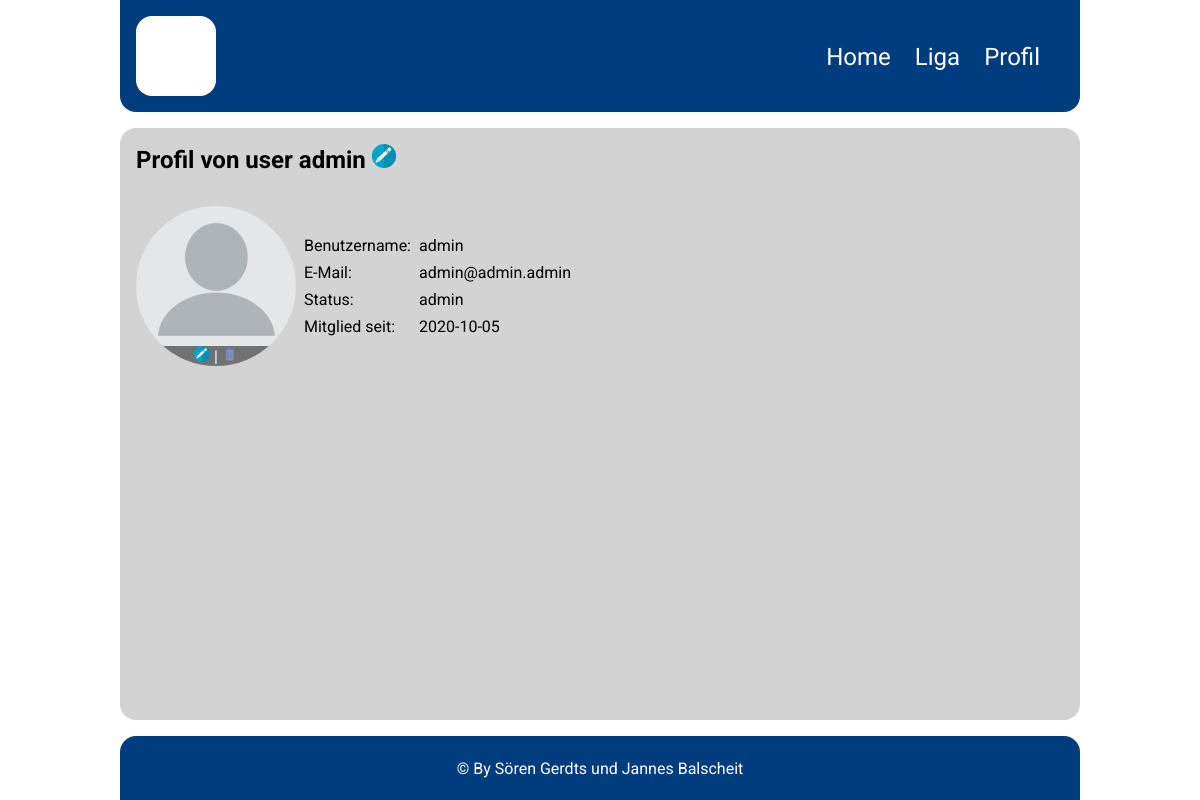
Screenshot of /profil/index.php (signed in) with the database file from the repository.
### tables this page shows
CREATE TABLE `user` (
  `userId` int(11) NOT NULL,
  `username` varchar(255) NOT NULL,
  `email` varchar(255) NOT NULL,
  `passwort` text NOT NULL,
  `profilbild` varchar(255) NOT NULL,
  `status` varchar(255) NOT NULL,
  `createdAt` date NOT NULL DEFAULT current_timestamp()
);

### profil/index.php (the view, shortened to what this page needs)
<!DOCTYPE html>
<?php
	require_once('../inc/dbconnect.php');
?>
<html>
	<head>
		<link rel="stylesheet" href="/ligatabelle/css/style.css">
		<link rel="stylesheet" href="/ligatabelle/css/form.css">
		<link rel="stylesheet" href="/ligatabelle/css/profil.css">
	</head>
	<body>
		<?php include('../inc/header.php'); ?>
		<div id="content">
			<?php
				if (isset($_SESSION['userId'])) {
					$userId = $_SESSION['userId'];
					$eigenesProfil = true;
					$query = mysqli_query($db, "SELECT username, email, profilbild, status, createdAt FROM user WHERE userId = '" . ($eigenesProfil ? $userId : $profilId) . "'");
					if ($row = mysqli_fetch_object($query)) {
						$benutzername = $row->username;
						$profilbild = $row->profilbild;
						$email = $row->email;
						$status = $row->status;
						$createdAt = $row->createdAt;
					}
			?>
			<h1>Profil von user <?=$benutzername;?>
			<?php
				if ($eigenesProfil) {
					echo '<a href="bearbeiten.php" title="Bearbeite dein Profil"><img src="../img/bearbeiten.png" class="img_btn"></a>';
				}
			?>
			</h1>
			<figure>
				<img id="pb" src="../img/profile/<?=$profilbild;?>" alt="Profilbild" title="<?=$benutzername;?>">
				<?php
					if ($eigenesProfil) {
				?>
					<figcaption>
						<form action="php/bild-bearbeiten.php" method="POST" enctype="multipart/form-data" style="display: unset">
							<label title="Bearbeite dein Profilbild">
								<img src="../img/bearbeiten.png" class="img_btn">
							</label>
						</form>|
						<a href="php/bild-loeschen.php" class="img_btn" title="Lösche dein Profilbild">
							<img src="../img/loeschen.png" class="img_btn">
						</a>
					</figcaption>
			<?php
				}
			?>
			</figure>
			<div id="ausgabe">
				<span>Benutzername:</span><span><?= $benutzername; ?></span>
				<span>E-Mail:</span><span><?= $email; ?></span>
				<span>Status:</span><span><?= $status; ?></span>
				<span>Mitglied seit:</span><span><?= $createdAt; ?></span>
			</div>
			<?php
				} else {
					echo '<p><p><a href="login.php">Melde dich an</a>, um dein Profil zu sehen</p>';
				}
			?>
		</div>
		<?php include_once('../inc/footer.php') ?>
	</body>
</html>

### css/style.css (style rules this page uses)
* { padding: 0; margin: 0; font-family: roboto; font-size: 1em; }
body { width: 80%; max-width: 90em; display: grid; grid: "head head" "main side" "foot foot" / 5fr 3fr; gap: 1em; margin: 0 auto; }
header, #content, aside, footer { padding: 1em; }
#content { grid-area: main; min-height: calc(100vh - 6em - 3em - 4em - 2em); width: calc(100% - 2em); background: rgb(211, 211 ,211); border-radius: 1em; }
h1,.h1 { font-size: 1.5em; font-weight: bold; margin-bottom: 1em; }
.img_btn { border: none; background: none; }
.img_btn { height: 1em; align-self: center; cursor: pointer; }
label { white-space: nowrap; align-self: center; }

### css/form.css (style rules this page uses)
body { grid: "head" "main" "foot" / 1fr; }
#content { display: flex; flex-direction: column; }
form { display: grid; grid-template-columns: min-content min-content; gap: .5em; }
form, p { margin: 0 auto; }

### css/profil.css (style rules this page uses)
#content { display: grid; grid: "h1 h1" "pb ausgabe" / min-content auto; gap: .5em; align-content: start; }
#content h1 { margin-bottom: 1em; }
h1 { grid-area: h1; }
figure { grid-area: pb; position: relative; display: inline-block; width: 10em; height: 10em; border-radius: 100%; overflow: hidden; }
figcaption { position: absolute; display: inline-block; bottom: 0; text-align: center; width: 100%; color: #fff; background: rgba(0, 0, 0, .5); }
img#pb { height: 100%; margin-right: .5em; border-radius: 1em; }
#ausgabe { display: grid; grid-template-columns: min-content min-content; grid-template-rows: min-content; grid-area: ausgabe; gap: .5em; align-content: center; }

### rows the page displays
user: username "admin", profilbild (picture), email "admin@admin.admin", status "admin", createdAt "2020-10-05"
